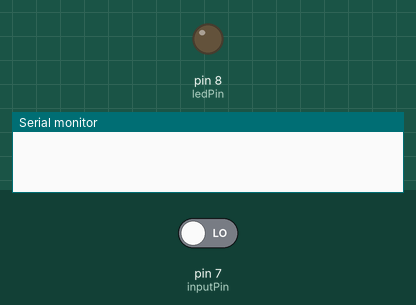
This sketch was run on a simulated Arduino Uno, built with avr-gcc and run on an emulated ATmega328P. Shown: output pins drawn as LEDs (lit = HIGH), the last lines printed to the serial monitor. Inputs (shaded band) come from the test bench; at power-on: pin 7 (inputPin) LOW.

Above: at 1.2 s.
1.3 s: pin 7 (inputPin) driven HIGH
At 2.1 s:
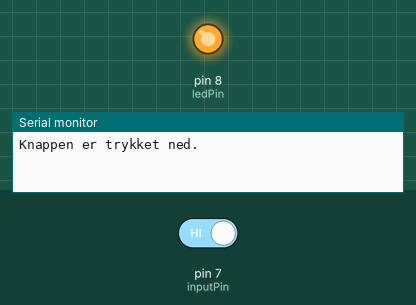
2.8 s: pin 7 (inputPin) driven LOW
At 3.3 s:
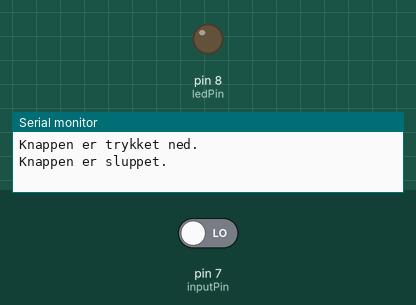
Timing chart, 0 to 5.8 s (numbered marks = the images above; inputs shaded):
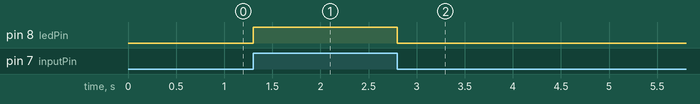

The sketch:

ledwithinput.ino
```cpp
const int ledPin = 8;
const int inputPin = 7;

bool lastState = false;

void setup() {

    // Opsæt kommunikationshastighed med PC
    Serial.begin(115200);

    // Opsæt ledPin til at blive anvendt som output
    pinMode(ledPin, OUTPUT);

    // Opsæt inputPin til at blive anvendt som input
    pinMode(inputPin, INPUT);
}

void loop() {
    // Læs signalet på inputPin og gem resultatet i input
    bool input = digitalRead(inputPin);

    // Tjek om input har ændret sig siden sidste læsning
    if (input != lastState) {
        // Skriv tekst til PC afhængig af inputtets værdi
        if (input) {
            Serial.println("Knappen er trykket ned.");
        } else {
            Serial.println("Knappen er sluppet.");
        }
    }

    lastState = input;

    // Sæt outputtet på ledPin til den læste værdi på inputPin
    digitalWrite(ledPin, input);

    // Vent 100 millisekunder
    delay(100);
}
```

Measured:
- after the input at 1.3 s, pin 8 (ledPin): LOW → HIGH at once
- after the input at 2.8 s, pin 8 (ledPin): HIGH → LOW at once
